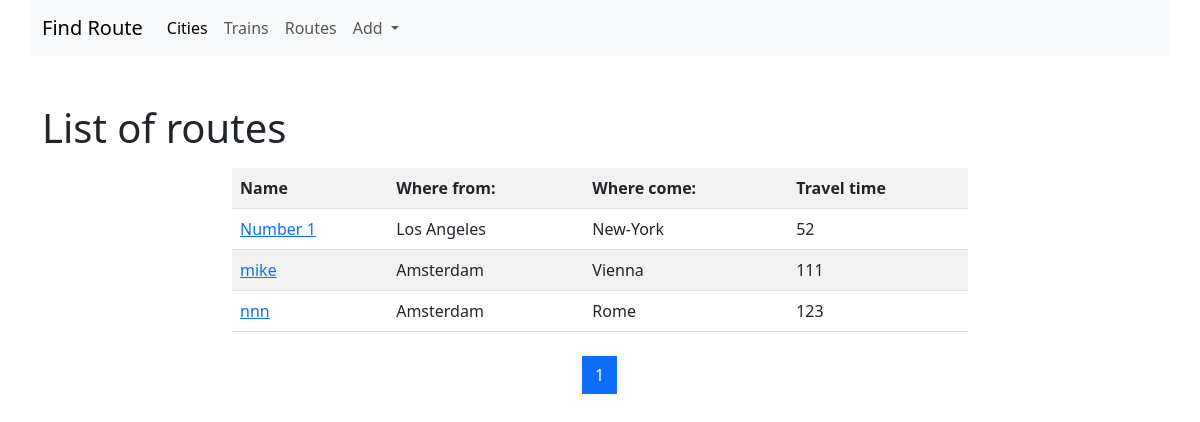
The page /list/ on the database as committed earlier.
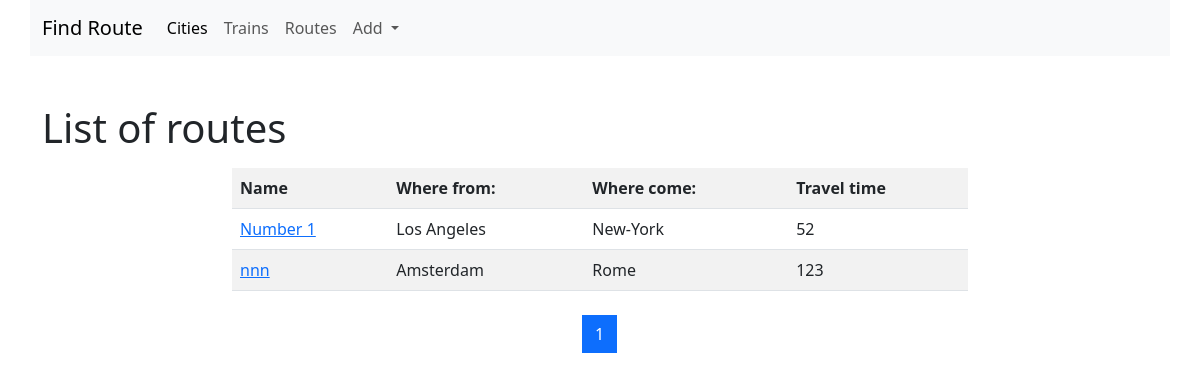
The same page on the database as committed later.
### routes/models.py (models this page shows, shortened)
class Route(models.Model):
    name = models.CharField(max_length=50, unique=True,
                            verbose_name='Route name')
    travel_times = models.PositiveSmallIntegerField(verbose_name='Total travel time')
    from_city = models.ForeignKey(City, on_delete=models.CASCADE,
                                  related_name='route_from_city_set',
                                  verbose_name='From what city?')
    to_city = models.ForeignKey('cities.City', on_delete=models.CASCADE,
                                related_name='route_to_city_set',
                                verbose_name='Which city?')
    trains = models.ManyToManyField('trains.Train', verbose_name='List of trains')

### cities/models.py (models this page shows, shortened)
class City(models.Model):
    name = models.CharField(max_length=100, unique=True)
    def __str__(self):
        return self.name
    class Meta:
        verbose_name = 'City'
        verbose_name_plural = 'Cities'
        ordering = ['name']

### routes/views.py (the view)
# urls.py: path('list/', RouteListView.as_view(), name='list'),
class RouteListView(ListView):
    paginate_by = 10
    model = Route
    template_name = 'routes/list.html'

### routes/templates/routes/list.html (shortened to what this page needs)
{% extends 'base.html' %}
{% block content %}
<h1>List of routes</h1>
<div class="row">
  <div class="col-md-8 mx-auto my-2">
      <table class="table table-striped">
          <tr>
              <th>Name</th>
              <th>Where from:</th>
              <th>Where come:</th>
              <th>Travel time</th>
          </tr>
      {% for object in page_obj %}
          <tr>
              <td>
                  <a href="{% url 'detail' pk=object.pk %}">{{object.name}}</a>
              </td>
              <td>{{object.from_city}}</td>
              <td>{{object.to_city}}</td>
              <td>{{object.travel_times}}</td>
          </tr>
      {% endfor %}
      </table>
  </div>
</div>
<nav aria-label="Page navigation example">
  <ul class="pagination justify-content-center">
    {% for page in page_obj.paginator.page_range %}
        <li class="page-item {% if page == page_obj.number %} active {% endif %} ">
            <a class="page-link" href="?page={{page}}">
                {{ page }}
            </a>
        </li>
    {% endfor %}
  </ul>
</nav>
{% endblock %}

### templates/base.html (shortened to what this page needs)
{% url 'cities:home' as cities_home_url %}
{% url 'cities:create' as cities_create_url %}
{% url 'trains:home' as trains_home_url %}
{% url 'trains:create' as trains_create_url %}
{% url 'list' as route_list %}
<!doctype html>
<html lang="en">
  <head>
    <link href="https://cdn.jsdelivr.net/npm/bootstrap@5.3.0-alpha1/dist/css/bootstrap.min.css" rel="stylesheet">
    <link href="https://cdn.jsdelivr.net/npm/select2@4.1.0-rc.0/dist/css/select2.min.css" rel="stylesheet" />
  </head>
  <body>
  <nav class="navbar navbar-expand-lg bg-body-tertiary container" class="navbar bg-primary" data-bs-theme="blue">
  <div class="container-fluid">
    <a class="navbar-brand" href="{% url 'home' %}">Find Route</a>
    <div class="collapse navbar-collapse" id="navbarNavDropdown">
      <ul class="navbar-nav">
        <li class="nav-item {% if request.path == cities_home_url %}active{% endif %} ">
          <a class="nav-link active" aria-current="page" href="{% url 'cities:home' %}">Cities</a>
        </li>
        <li class="nav-item {% if request.path == trains_home_url %}active{% endif %}">
          <a class="nav-link" href="{% url 'trains:home' %}">Trains</a>
        </li>
        <li class="nav-item {% if request.path == route_list %} activate {% endif %}">
          <a class="nav-link" href="{% url 'list' %}">Routes</a>
        </li>
        <li class="nav-item dropdown
        ">
          <a class="nav-link dropdown-toggle" href="#" role="button" data-bs-toggle="dropdown" aria-expanded="false">
            Add
          </a>
        </li>
      </ul>
    </div>
  </div>
</nav>
  <div class="container">
    <div class="row">
    </div>
  </div>
    <div class="container">
    {% block content %}{% endblock %}
    </div>
  </body>
</html>

Rows that differ between the two databases and show on the page:
removed Route: name "mike", from_city "Amsterdam", to_city "Vienna", travel_times "111"
